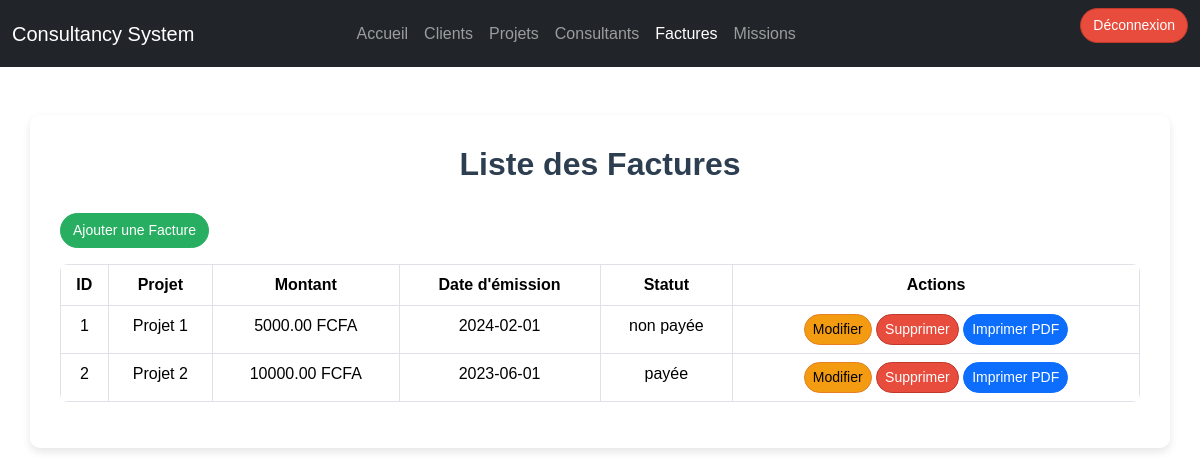
The app's page /factures/list_factures.php (signed in) with its own data.
### tables this page shows
CREATE TABLE factures (
    id_facture INT AUTO_INCREMENT PRIMARY KEY,
    id_projet INT NOT NULL,
    montant DECIMAL(10, 2) NOT NULL,
    date_emission DATE NOT NULL,
    statut ENUM('payée', 'non payée') DEFAULT 'non payée',
    FOREIGN KEY (id_projet) REFERENCES projets(id_projet) ON DELETE CASCADE
);

CREATE TABLE projets (
    id_projet INT AUTO_INCREMENT PRIMARY KEY,
    nom_projet VARCHAR(100) NOT NULL,
    description TEXT,
    id_client INT NOT NULL,
    date_debut DATE,
    date_fin DATE,
    statut ENUM('en cours', 'terminé', 'annulé') DEFAULT 'en cours',
    FOREIGN KEY (id_client) REFERENCES clients(id_client) ON DELETE CASCADE
);

### factures/list_factures.php (the view, shortened to what this page needs)
<?php
include '../db/db_connect.php';
try {
    $sql = "SELECT f.id_facture, f.montant, f.date_emission, f.statut, p.nom_projet
        FROM factures f
        JOIN projets p ON f.id_projet = p.id_projet";
    $stmt = $conn->query($sql);
    $factures = $stmt->fetchAll(PDO::FETCH_ASSOC);
} catch (PDOException $e) {
    echo "Erreur lors de la récupération des clients : " . $e->getMessage();
}
?>
<!DOCTYPE html>
<html lang="fr">
<head>
    <link href="../bootstrap/css/bootstrap.min.css" rel="stylesheet">
</head>
<body>
    <nav class="navbar navbar-expand-lg navbar-dark bg-dark">
        <div class="container-fluid">
            <a class="navbar-brand" href="../">Consultancy System</a>
            <div class="collapse navbar-collapse" id="navbarNav">
                <ul class="navbar-nav mx-auto">
                    <li class="nav-item">
                        <a class="nav-link" href="../">Accueil</a>
                    </li>
                    <li class="nav-item">
                        <a class="nav-link" href="../clients/list_clients.php">Clients</a>
                    </li>
                    <li class="nav-item">
                        <a class="nav-link" href="../projets/list_projets.php">Projets</a>
                    </li>
                    <li class="nav-item">
                        <a class="nav-link" href="../consultants/list_consultants.php">Consultants</a>
                    </li>
                    <li class="nav-item">
                        <a class="nav-link active" href="#">Factures</a>
                    </li>
                    <li class="nav-item">
                        <a class="nav-link" href="../consultants_projets/list_consultant_projet.php">Missions</a>
                    </li>
                </ul>
                <a href="../connexion/logout.php" class="btn btn-danger mb-3 ms-auto">Déconnexion</a>
            </div>
        </div>
    </nav>
    <div class="container mt-5">
        <h2>Liste des Factures</h2>
        <a href="add_facture.php" class="btn btn-success mb-3">Ajouter une Facture</a>
        <table class="table table-bordered">
            <thead>
                <tr>
                    <th>ID</th>
                    <th>Projet</th>
                    <th>Montant</th>
                    <th>Date d'émission</th>
                    <th>Statut</th>
                    <th>Actions</th>
                </tr>
            </thead>
            <tbody>
                <?php
                if (!empty($factures)) {
                    foreach($factures as $facture) {
                        echo "<tr>
                                <td>" . $facture['id_facture'] . "</td>
                                <td>" . $facture['nom_projet'] . "</td>
                                <td>" . $facture['montant'] . " FCFA</td>
                                <td>" . $facture['date_emission'] . "</td>
                                <td>" . $facture['statut'] . "</td>
                                <td>
                                    <a href='edit_facture.php?id=" . $facture['id_facture'] . "' class='btn btn-warning btn-sm'>Modifier</a>
                                    <a href='delete_facture.php?id=" . $facture['id_facture'] . "' class='btn btn-danger btn-sm'>Supprimer</a>
                                    <a href='generate_pdf.php?id=". $facture['id_facture'] ."' class='btn btn-primary btn-sm'>Imprimer PDF</a>
                                </td>
                            </tr>";
                    }
                } else {
                    echo "<tr><td colspan='6' class='text-center'>Aucune facture trouvée</td></tr>";
                }
                ?>
            </tbody>
        </table>
    </div>
</body>
</html>

### factures/list_factures.php (style rules this page uses)
body { background: url('../images/facture.jpg') no-repeat center center fixed; background-size: cover; font-family: Arial, sans-serif; }
.container { background-color: rgba(255, 255, 255, 0.3); padding: 30px; border-radius: 10px; box-shadow: 0 4px 8px rgba(0, 0, 0, 0.1); }
h2 { text-align: center; color: #2c3e50; font-weight: bold; margin-bottom: 30px; }
table.table { background-color: #fff; border-radius: 8px; overflow: hidden; }
table thead th { background-color: #2980b9; color: white; text-align: center; }
table tbody tr { text-align: center; transition: background-color 0.3s; }
.btn { border-radius: 20px; font-size: 14px; }
.btn-success { background-color: #27ae60; border-color: #27ae60; }
.btn-warning { background-color: #f39c12; border-color: #e67e22; }
.btn-danger { background-color: #e74c3c; border-color: #c0392b; }

### records on screen
factures: id_facture "1", id_projet.nom_projet "Projet 1", montant "5000.00", date_emission "2024-02-01", statut "non payée"
factures: id_facture "2", id_projet.nom_projet "Projet 2", montant "10000.00", date_emission "2023-06-01", statut "payée"
